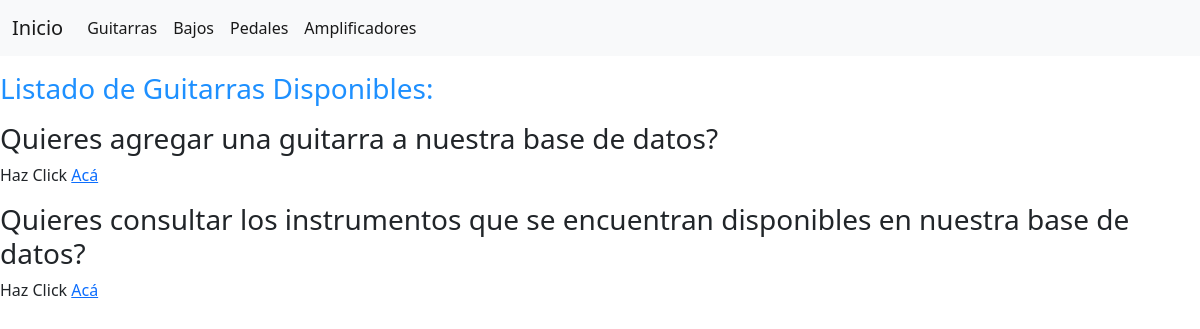
Page /guitarras on the earlier database version.
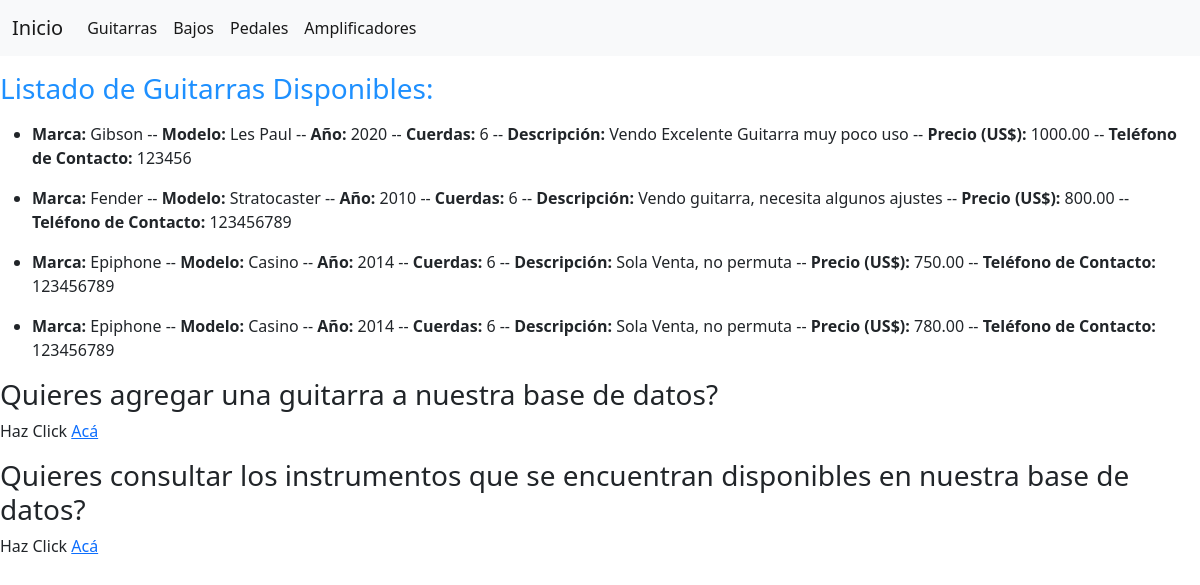
Same page on the later database version.
### AppVPIMs/models.py (models this page shows)
class Guitarra(models.Model):
    marca = models.CharField(max_length=40)
    modelo = models.CharField(max_length=40)
    anio = models.IntegerField(default=0)
    cuerdas = models.IntegerField()
    descripcion = models.CharField(max_length=200, default="")
    precio = models.DecimalField(max_digits=10, decimal_places=2)
    telefono_contacto = models.IntegerField()

### AppVPIMs/views.py (the view)
# urls.py: path('guitarras', views.guitarras, name="guitarras"),
def guitarras(request):
    guitarras = Guitarra.objects.all()
    return render(request, "AppVPIMs/guitarras.html", {'guitarras':guitarras})

### AppVPIMs/templates/AppVPIMs/guitarras.html
{% extends 'AppVPIMs/inicio.html' %}
{% block content %}
<p>
    <h3 style="color:dodgerblue">Listado de Guitarras Disponibles:</h3>
</p>
    {% for guitarra in guitarras %}
    <ul>
        <li>
    <b>Marca:</b> {{guitarra.marca}} --
    <b>Modelo:</b> {{guitarra.modelo}} --
    <b>Año:</b> {{guitarra.anio}} --
    <b>Cuerdas:</b> {{guitarra.cuerdas}} --
    <b>Descripción:</b> {{guitarra.descripcion}} --
    <b>Precio (US$):</b> {{guitarra.precio}} --
    <b>Teléfono de Contacto:</b> {{guitarra.telefono_contacto}}
        </li>
    </ul>
    {% endfor %}
<p>
<h3>Quieres agregar una guitarra a nuestra base de datos?</h3> Haz Click <a href="{% url 'guitarraFormulario' %}">Acá</a>
</p>
{% endblock %}

### AppVPIMs/templates/AppVPIMs/inicio.html (shortened to what this page needs)
<!DOCTYPE html>
<html lang="en">
<head>
    <link href="https://cdn.jsdelivr.net/npm/bootstrap@5.1.3/dist/css/bootstrap.min.css" rel="stylesheet">
</head>
<body>
    <nav class="navbar navbar-expand-lg navbar-light bg-light">
        <div class="container-fluid">
          <a class="navbar-brand" href="{% url 'inicio' %}">Inicio</a>
          <div class="collapse navbar-collapse" id="navbarSupportedContent">
            <ul class="navbar-nav me-auto mb-2 mb-lg-0">
              <li class="nav-item">
                <a class="nav-link active" aria-current="page" href="{% url 'guitarras' %}">Guitarras</a>
              </li>
              <li class="nav-item">
                <a class="nav-link active" aria-current="page" href="{% url 'bajos' %}">Bajos</a>
              </li>
              <li class="nav-item">
                <a class="nav-link active" aria-current="page" href="{% url 'pedales' %}">Pedales</a>
              </li>
              <li class="nav-item">
                <a class="nav-link active" aria-current="page" href="{% url 'amplificadores' %}">Amplificadores</a>
              </li>
          </div>
        </div>
      </nav>
      {% block content %}{% endblock %}
      <p>
        <h3>Quieres consultar los instrumentos que se encuentran disponibles en nuestra base de datos?</h3> Haz Click <a href="{% url 'busquedaInstrumento' %}">Acá</a>
      </p>
</body>
</html>

Differences in the rows shown:
added Guitarra: marca "Gibson", modelo "Les Paul", anio "2020", cuerdas "6", descripcion "Vendo Excelente Guitarra muy poco uso", precio "1000.00", telefono_contacto "123456"
added Guitarra: marca "Fender", modelo "Stratocaster", anio "2010", cuerdas "6", descripcion "Vendo guitarra, necesita algunos ajustes", precio "800.00", telefono_contacto "123456789"
added Guitarra: marca "Epiphone", modelo "Casino", anio "2014", cuerdas "6", descripcion "Sola Venta, no permuta", precio "750.00", telefono_contacto "123456789"
added Guitarra: marca "Epiphone", modelo "Casino", anio "2014", cuerdas "6", descripcion "Sola Venta, no permuta", precio "780.00", telefono_contacto "123456789"
